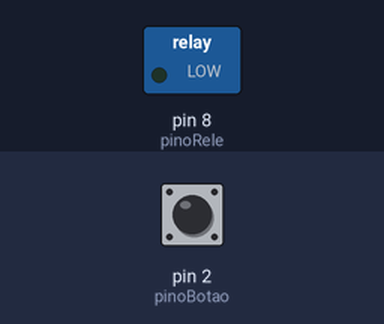
A sketch run on a simulated Arduino Uno, built with avr-gcc and run on an emulated ATmega328P. Parts: switched loads named in the sketch (green lamp = pin HIGH). The inputs (shaded band) are chosen by the test bench; at power-on: pin 2 (pinoBotao) LOW.

Above: at 1.2 s.
1.3 s: pin 2 (pinoBotao) pulled HIGH for 0.15 s
At 2.4 s:
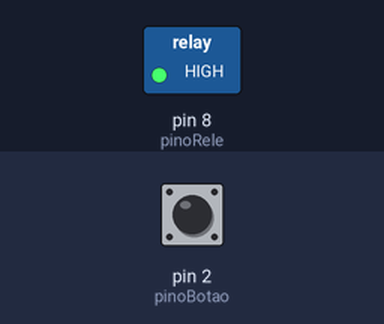
Timing chart, 0 to 7.8 s (numbered marks = the images above; inputs shaded):
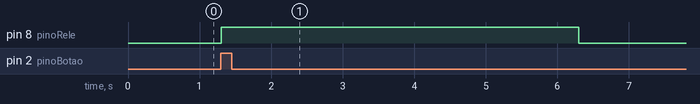

Measured:
- after the input at 1.3 s, pin 8 (pinoRele): LOW → HIGH at once, → LOW 5.0 s later

The sketch:

exercicio10.ino
```cpp
int pinoRele = 8;
int pinoBotao = 2;
int tempoAtuacao = 5000;
int estadoAtual = 0;
int estadoAnterior = 0;

void setup() {
  pinMode(pinoRele, OUTPUT);
  pinMode(pinoBotao, INPUT);
}

void loop() {
  estadoAtual = digitalRead(pinoBotao);

  if (estadoAtual == HIGH && estadoAnterior == LOW) {
    digitalWrite(pinoRele, HIGH);
    delay(tempoAtuacao);
    digitalWrite(pinoRele, LOW);
  }

  estadoAnterior = estadoAtual;
}
```
